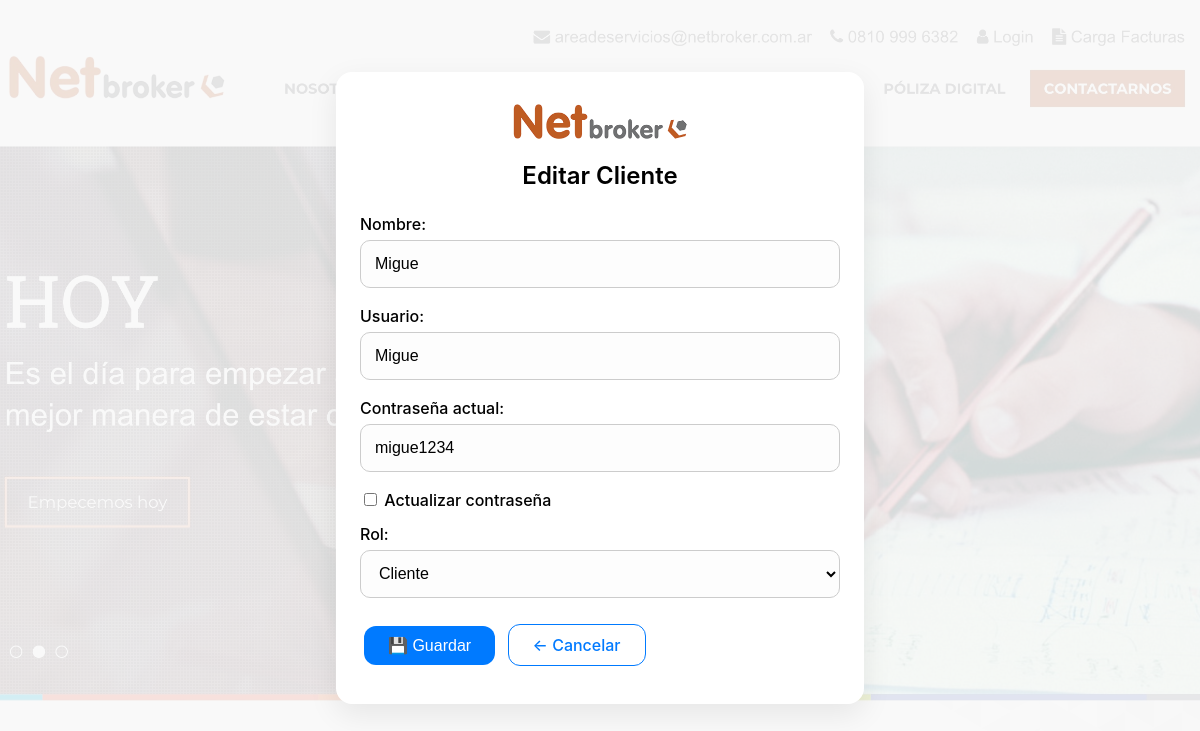
Screenshot of /usuario/5 (signed in) with the database file from the repository.
### tables this page shows
CREATE TABLE "usuarios" (
        id INTEGER PRIMARY KEY AUTOINCREMENT,
        nombre TEXT NOT NULL,
        usuario TEXT NOT NULL,
        clave TEXT NOT NULL,
        rol TEXT NOT NULL
    );

### rutas/usuarios.py (the view, shortened to what this page needs)
@usuarios.route('/usuario/<int:id>', methods=['GET', 'POST'])
def editar_usuario(id):
    if session.get('rol') != 'admin':
        return redirect(url_for('auth.index'))
    db = get_db()
    user = db.execute("SELECT * FROM usuarios WHERE id = ?", (id,)).fetchone()
    if not user:
        return redirect(url_for('usuarios.listar_usuarios'))
    return render_template('editar_usuario.html', user=user)

### rutas/usuarios.py (called while the page is built)
def get_db():
    if 'db' not in g:
        g.db = sqlite3.connect(app.config['DATABASE'])
        g.db.row_factory = sqlite3.Row
    return g.db

### templates/editar_usuario.html (shortened to what this page needs)
<!DOCTYPE html>
<html lang="es">
<head>
    <link rel="stylesheet" href="{{ url_for('static', filename='css/style.css') }}">
</head>
<body>
<div class="formulario container">
    <img src="{{ url_for('static', filename='img/logo-netbroker.png') }}" alt="Logo de NetBroker" class="logo">
<h2>Editar {{ 'Administrador' if user.rol == 'admin' else 'Cliente' }}</h2>
<form method="POST">
        <label for="nombre">Nombre:</label>
        <input type="text" name="nombre" id="nombre" value="{{ user.nombre }}" required>
        <label for="usuario">Usuario:</label>
        <input type="text" name="usuario" id="usuario" value="{{ user.usuario }}" required>
        <label for="contrasena_actual">Contraseña actual:</label>
        <div class="campo-con-ojito">
            <input type="text" name="contrasena_actual" id="contrasena_actual" value="{{ user.clave }}" readonly>
        </div>
        <label><input type="checkbox" id="actualizar_contrasena" name="actualizar_contrasena"> Actualizar contraseña</label>
        <label for="rol">Rol:</label>
        <select name="rol" id="rol">
            <option value="cliente" {% if user.rol == 'cliente' %}selected{% endif %}>Cliente</option>
        </select>
        <div class="botones">
            <button type="submit" class="btn btn-blue">💾 Guardar</button>
            <a href="{{ url_for('usuarios.listar_usuarios') }}" class="btn btn-white">← Cancelar</a>
        </div>
    </form>
</div>
</body>
</html>

### static/css/style.css (style rules this page uses)
body { position: relative; min-height: 100vh; margin: 0; padding: 0; z-index: 0; overflow-x: hidden; }
body::before { content: ""; position: fixed; top: 0; left: 0; width: 100%; height: 100%; background-image: url("../img/bg.jpg"); background-size: cover; background-position: center; opacity: 0.15; z-index: -1; }
body { font-family: -apple-system, BlinkMacSystemFont, "SF Pro Text", "Helvetica Neue", Helvetica, Arial, sans-serif; background: #f8f8f8; margin: 0; padding: 40px; }
h1, h2 { text-align: center; font-size: 24px; font-weight: 600; margin-bottom: 24px; }
label { display: block; margin-bottom: 6px; font-weight: 500; }
label[for="rol"] { margin-top: 14px; }
.formulario.container { margin-top: 2rem; }
.container, .admin-panel, .cliente-panel, .formulario-csv { max-width: 720px; margin: auto; background: white; padding: 30px 24px; border-radius: 16px; box-shadow: 0 10px 30px rgba(0,0,0,0.08); }
.container { width: 100%; max-width: 800px; padding: 2rem; background: white; border-radius: 1.5rem; box-shadow: 0 0 15px rgba(0, 0, 0, 0.05); }
.formulario { max-width: 480px; margin: auto; margin-top: 4rem; background: white; padding: 30px 24px; border-radius: 16px; box-shadow: 0 10px 30px rgba(0,0,0,0.08); }
input[type="text"], input[type="password"], select { width: 100%; padding: 12px 14px; margin-bottom: 18px; border: 1px solid #ccc; border-radius: 10px; font-size: 16px; background-color: #fdfdfd; transition: border 0.2s ease; box-sizing: border-box; height: 48px; }
.btn { display: inline-block; padding: 10px 24px; font-size: 16px; border-radius: 12px; text-align: center; text-decoration: none; transition: all 0.2s ease; cursor: pointer; font-weight: 500; margin: 8px 4px; }
.btn-blue { background-color: #007aff; color: white; border: none; }
.btn-white { background-color: white; color: #007aff; border: 1px solid #007aff; }
img.logo { display: block; max-width: 180px; margin: 0 auto 20px; }

### templates/editar_usuario.html (style rules this page uses)
.campo-con-ojito { position: relative; }
.campo-con-ojito input[type="password"], .campo-con-ojito input[type="text"] { padding-right: 2.5rem; }

### rows the page displays
usuarios: rol "Cliente", nombre "Migue", usuario "Migue", contrasena_actual "migue1234"
